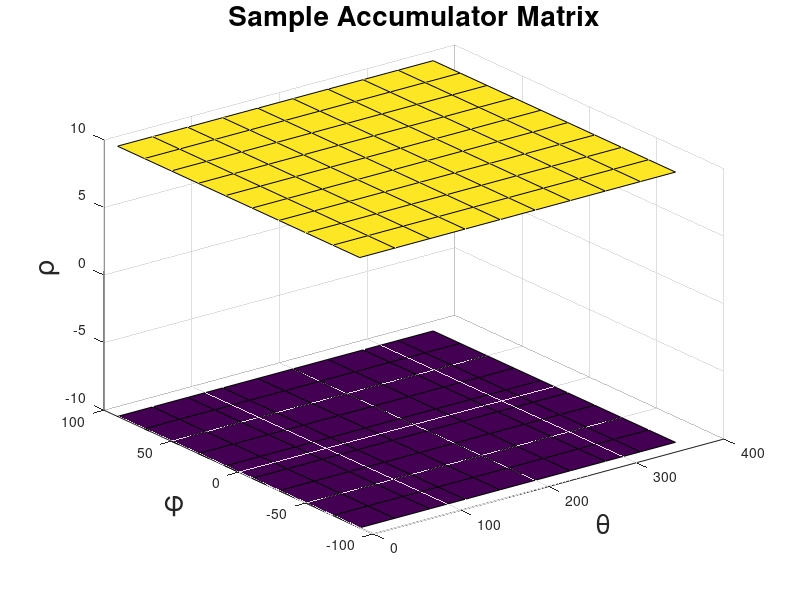

Source code (MATLAB):
clear all; close all; clc;

theta = linspace(0, 360, 10);
phi = linspace(-90, 90, 10);
rho = linspace(-10, 10, 10);
neg10 = ones(10) * -10;
surf(theta, phi, neg10)
xlabel('\theta', 'Fontsize', 20)
ylabel('\phi', 'Fontsize', 20)
zlabel('\rho', 'Fontsize', 20)
pos10 = ones(10) * 10;
hold on
surf(theta, phi, pos10)
title('Sample Accumulator Matrix', 'Fontsize', 20)
